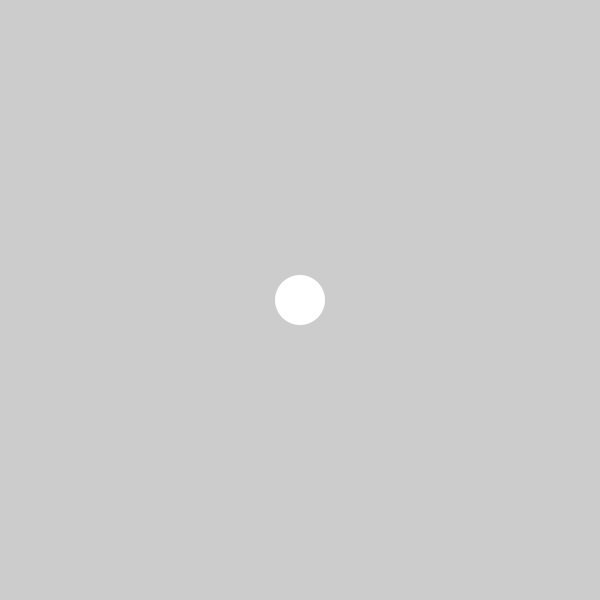
Frame 1 (no input)
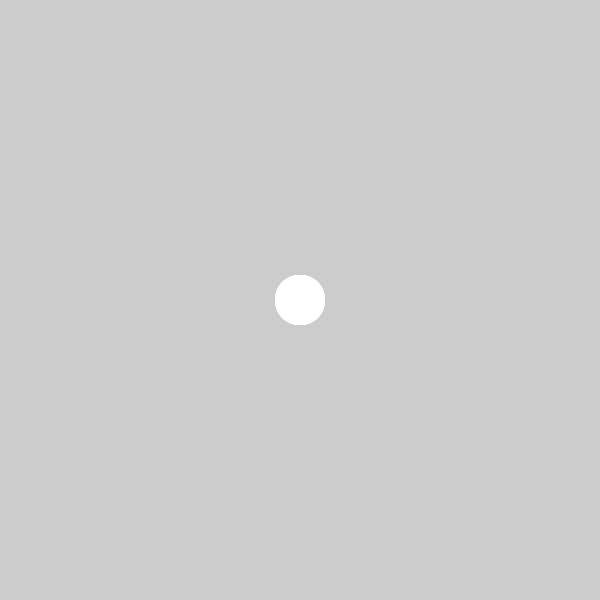
Frame 60 (the mouse pressed at the canvas centre just before this capture)
Frame 120 (the mouse held since frame 60 and released just before this capture): identical to frame 60, image omitted

The Processing sketch that drew these frames (run headless with seeded random() and noise(); from frame 60 on, the mouse is pressed at the canvas centre):

// Processing sketch: keyboard_input
// ── keyboard_input.pde
// Use the arrow keys to move
// Use "b" "r" "w" and "g" to change color

color green = color(0,255,0);
color white = color(255,255,255);
color black = color(0,0,0);
color red = color(255,0,0);
color blue = color(0,0,255);
int dirX;
int dirY;
int diam = 50;


void setup() {
  size(600,600);
  noStroke();
  smooth();
  fill(255);
  
  dirX = width/2;
  dirY = height/2;
}


void draw() {
  //background(black);

  if (keyPressed) {
    switch(key) {
      case 'g':  
        fill(green);
        break;
      case 'G':
        fill(green);
        break;
      case 'w':
        fill(white);
        break;
      case 'W':
        fill(white);
        break;
      case 'b':
        fill(blue);
        break;
      case 'B':
        fill(blue);
        break;
      case 'r':
        fill(red);
        break;
      case 'R':
        fill(red);
        break;
    }
  }
  ellipse(dirX,dirY,diam,diam);
}

void keyPressed() {
  if (key == CODED) {
    if (keyCode == LEFT) {
      dirX-=10;
        if (dirX <= 0) {
            dirX = diam;
        }
    }
    
    if (keyCode == RIGHT) {
      dirX+=10;
        if (dirX >= width) {
            dirX = width-diam;
        }
    }

    if (keyCode == DOWN) {
      dirY+=10;
        if (dirY >= height) {
            dirY = height-diam;
        }
    }
    
    if (keyCode == UP) {
      dirY-=10;
        if (dirY <= 0) {
            dirY = diam;
        }
    }
  }
}
